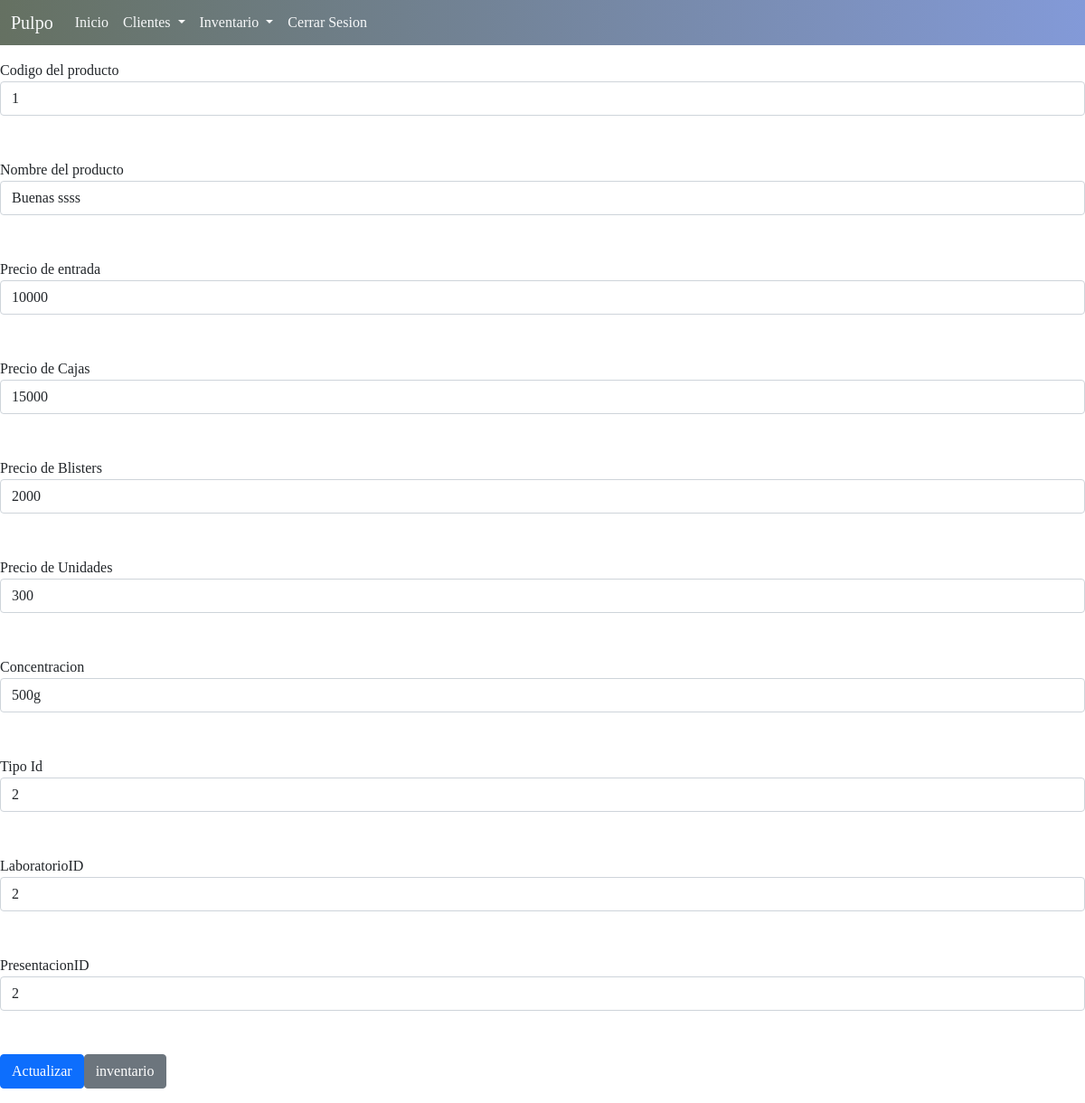
Page /inventario/producto/actualizarP.php?id=1 on the committed database.
### tables this page shows
CREATE TABLE `producto` (
  `Codigo_Producto` int(25) NOT NULL,
  `Nombre_Producto` varchar(25) DEFAULT NULL,
  `Precio_Entrada` float DEFAULT NULL,
  `Precio_Caja` float DEFAULT NULL,
  `Precio_Blister` float DEFAULT NULL,
  `Precio_unidad` float DEFAULT NULL,
  `concentracion` varchar(25) DEFAULT NULL,
  `TipoID` int(25) DEFAULT NULL,
  `LaboratorioID` int(25) DEFAULT NULL,
  `PresentacionID` int(25) DEFAULT NULL
);

### php/conexion.php (called while the page is built, shortened)
<?php
class Conexion
{
    private $_HOST = 'localhost';
    private $_USERNAME = 'root';
    private $_PASSWORD = '';
    private $_DATABASE = 'pulpof';
    private $_con;
    public function __construct()
    {
        $this ->_con = new mysqli($this ->_HOST,
        $this->_USERNAME, $this->_PASSWORD, $this->_DATABASE );
    }
    public function Mostrar($sql)
    {
        $res = mysqli_query($this->_con, $sql);
        return $res;
    }
}
?>

### php/productos.php (called while the page is built, shortened)
<?php
class productos
{
    public function consultarProducto($Codigo_Producto)
    {
        $this->Codigo_Producto=$Codigo_Producto;
        $sql="SELECT * FROM producto WHERE Codigo_Producto=$this->Codigo_Producto";
        return $sql;
    }
}

### inventario/producto/actualizarP.php (the view, shortened to what this page needs)
<?php
include "../../php/productos.php";
include "../../php/conexion.php";
$producto = new productos();
$con = new Conexion();
$id = $_GET['id'];
$consul = $producto->consultarProducto($id);
$resultado = $con->Mostrar($consul);
?>
<!DOCTYPE html>
<html lang="en">
<head>
    <link href="https://cdn.jsdelivr.net/npm/bootstrap@5.1.3/dist/css/bootstrap.min.css" rel="stylesheet">
    <link rel="stylesheet" href="../../css/estilos.css">
    <link rel="stylesheet" href="../../css/estilos_inventario.css">
</head>
<body>
        <div class="container-fuild" >
        <nav class="navbar navbar-expand-lg navbar-light bg-light">
  <div class="container-fluid">
    <a class="navbar-brand text-light" href="#">Pulpo</a>
    <div class="collapse navbar-collapse" id="navbarSupportedContent">
      <ul class="navbar-nav me-auto mb-2 mb-lg-0">
        <li class="nav-item">
            <a class="nav-link text-light" href="../../facturacion.php">Inicio</a>
        </li>
        <li class="nav-item dropdown">
          <a class="nav-link dropdown-toggle text-light" href="verClientes.php" id="navbarDropdown" role="button" data-bs-toggle="dropdown" aria-expanded="false">
            Clientes
          </a>
        </li>
        <li class="nav-item dropdown">
          <a class="nav-link dropdown-toggle text-light" href="inventario/producto/inventario.php" id="navbarDropdown" role="button" data-bs-toggle="dropdown" aria-expanded="false">
            Inventario
          </a>
        </li>
        <li class="nav-item">
            <a class="nav-link text-light" href="../../php/cerrarsesion.php">Cerrar Sesion</a>
        </li>
      </ul>
    </div>
  </div>
</nav>
<form action="procesoActualizar.php" method="POST">
<table class="table table-hover">
<table class="table table-hover table-dark">
  <?php
      While ($row=Mysqli_fetch_assoc($resultado)){
        ?>
    <label for="" lass="form-label">Codigo del producto </label><br>
    <input class="form-control" type="text" value="<?php echo $row["Codigo_Producto"];  ?>" name="Codigo_Producto">
    <br><br>
    <label lass="form-label"> Nombre del producto </label><br>
    <input class="form-control" type="text" value="<?php echo $row["Nombre_Producto"];  ?>" name="Nombre_Producto">
    <br><br>
    <label lass="form-label"> Precio de entrada </label><br>
    <input class="form-control" type="text" value="<?php echo $row["Precio_Entrada"];  ?>" name="Precio_Entrada">
    <br><br>
    <label lass="form-label"> Precio de Cajas </label><br>
    <input class="form-control" type="text" value="<?php echo $row["Precio_Caja"];  ?>" name="Precio_Caja">
    <br><br>
    <label lass="form-label"> Precio de Blisters </label><br>
    <input class="form-control" type="text" value="<?php echo $row["Precio_Blister"];  ?>" name="Precio_Blister">
    <br><br>
    <label lass="form-label"> Precio de Unidades </label><br>
    <input class="form-control" type="text" value="<?php echo $row["Precio_unidad"];  ?>" name="Precio_Unidad">
    <br><br>
    <label lass="form-label"> Concentracion </label><br>
    <input class="form-control" type="text" value="<?php echo $row["concentracion"];  ?>" name="concentracion">
    <br><br>
    <label lass="form-label"> Tipo Id </label><br>
    <input class="form-control" type="text" value="<?php echo $row["TipoID"];  ?>" name="tipoProducto">
    <br><br>
    <label lass="form-label"> LaboratorioID </label><br>
    <input class="form-control" type="text" value="<?php echo $row["LaboratorioID"];  ?>" name="laboratorio">
    <br><br>
    <label lass="form-label"> PresentacionID </label><br>
    <input class="form-control" type="text" value="<?php echo $row["PresentacionID"];  ?>" name="presentacion">
    <br><br>
       <input type="submit" class="btn btn-primary"  value="Actualizar" name="actualizar">
       <a class="btn btn-secondary"  href="inventario.php"> inventario</a>
    </form>
    <?php
    } mysqli_free_result($resultado);
    ?>
</body>
</html>

### CSS/estilos.css (style rules this page uses)
* { margin: 0; padding: 0; box-sizing: border-box; }
body { font-family: Georgia, 'Times New Roman', Times, serif; }
nav { text-align: right; padding: 15px 30px 0 0; position: fixed; top: 0; left: 0; width: 100%; height: 50px; background: hsla(224, 58%, 48%, 0.404); background: -webkit-linear-gradient(to right, hsla(104, 100%, 5%, 0.61),hsla(224, 58%, 48%, 0.603) ); background: linear-gradient(to right, hsla(104, 100%, 5%, 0.61),hsla(224, 58%, 48%, 0.596)); box-sizing: border-box; z-index: 1001; }

### CSS/estilos_inventario.css (style rules this page uses)
* { margin: 0; padding: 0; box-sizing: border-box; }
a { text-decoration: none; }
body { font-family: Georgia, 'Times New Roman', Times, serif; }
table { background: -webkit-linear-gradient(to right, hsla(104, 100%, 5%, 0.61),hsla(224, 58%, 48%, 0.644) ); background: linear-gradient(to right, hsla(104, 100%, 5%, 0.61),hsla(224, 58%, 48%, 0.637)); border: 1px solid; }

### rows in the picture
producto: Codigo_Producto "1", Nombre_Producto "Buenas ssss", Precio_Entrada "10000", Precio_Caja "15000", Precio_Blister "2000", Precio_Unidad "300", concentracion "500g", tipoProducto "2", laboratorio "2", presentacion "2"
